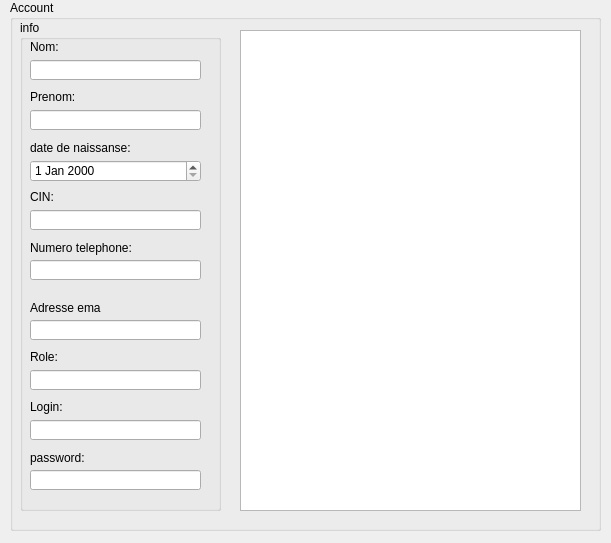
<?xml version="1.0" encoding="UTF-8"?>
<ui version="4.0">
 <class>account</class>
 <widget class="QDialog" name="account">
  <property name="geometry">
   <rect>
    <x>0</x>
    <y>0</y>
    <width>611</width>
    <height>543</height>
   </rect>
  </property>
  <property name="windowTitle">
   <string>account</string>
  </property>
  <widget class="QGroupBox" name="groupBox">
   <property name="geometry">
    <rect>
     <x>10</x>
     <y>0</y>
     <width>591</width>
     <height>531</height>
    </rect>
   </property>
   <property name="title">
    <string>Account</string>
   </property>
   <widget class="QGroupBox" name="groupBox_2">
    <property name="geometry">
     <rect>
      <x>10</x>
      <y>20</y>
      <width>201</width>
      <height>491</height>
     </rect>
    </property>
    <property name="title">
     <string>info</string>
    </property>
    <widget class="QLabel" name="label">
     <property name="geometry">
      <rect>
       <x>10</x>
       <y>20</y>
       <width>47</width>
       <height>14</height>
      </rect>
     </property>
     <property name="text">
      <string>Nom:</string>
     </property>
    </widget>
    <widget class="QLineEdit" name="ajout_nom">
     <property name="geometry">
      <rect>
       <x>10</x>
       <y>40</y>
       <width>171</width>
       <height>20</height>
      </rect>
     </property>
    </widget>
    <widget class="QLabel" name="label_2">
     <property name="geometry">
      <rect>
       <x>10</x>
       <y>70</y>
       <width>47</width>
       <height>14</height>
      </rect>
     </property>
     <property name="text">
      <string>Prenom:</string>
     </property>
    </widget>
    <widget class="QLineEdit" name="ajout_prenom">
     <property name="geometry">
      <rect>
       <x>10</x>
       <y>90</y>
       <width>171</width>
       <height>20</height>
      </rect>
     </property>
    </widget>
    <widget class="QLabel" name="label_3">
     <property name="geometry">
      <rect>
       <x>10</x>
       <y>120</y>
       <width>101</width>
       <height>16</height>
      </rect>
     </property>
     <property name="text">
      <string>date de naissanse:</string>
     </property>
    </widget>
    <widget class="QLabel" name="label_4">
     <property name="geometry">
      <rect>
       <x>10</x>
       <y>330</y>
       <width>47</width>
       <height>14</height>
      </rect>
     </property>
     <property name="text">
      <string>Role:</string>
     </property>
    </widget>
    <widget class="QLabel" name="label_5">
     <property name="geometry">
      <rect>
       <x>10</x>
       <y>380</y>
       <width>47</width>
       <height>14</height>
      </rect>
     </property>
     <property name="text">
      <string>Login:</string>
     </property>
    </widget>
    <widget class="QLineEdit" name="ajout_login">
     <property name="geometry">
      <rect>
       <x>10</x>
       <y>400</y>
       <width>171</width>
       <height>20</height>
      </rect>
     </property>
    </widget>
    <widget class="QLabel" name="label_6">
     <property name="geometry">
      <rect>
       <x>10</x>
       <y>430</y>
       <width>61</width>
       <height>16</height>
      </rect>
     </property>
     <property name="text">
      <string>password:</string>
     </property>
    </widget>
    <widget class="QLineEdit" name="ajout_password">
     <property name="geometry">
      <rect>
       <x>10</x>
       <y>450</y>
       <width>171</width>
       <height>20</height>
      </rect>
     </property>
    </widget>
    <widget class="QDateEdit" name="ajout_date">
     <property name="geometry">
      <rect>
       <x>10</x>
       <y>140</y>
       <width>171</width>
       <height>22</height>
      </rect>
     </property>
    </widget>
    <widget class="QLabel" name="label_7">
     <property name="geometry">
      <rect>
       <x>10</x>
       <y>170</y>
       <width>47</width>
       <height>14</height>
      </rect>
     </property>
     <property name="text">
      <string>CIN:</string>
     </property>
    </widget>
    <widget class="QLineEdit" name="ajout_cin">
     <property name="geometry">
      <rect>
       <x>10</x>
       <y>190</y>
       <width>171</width>
       <height>20</height>
      </rect>
     </property>
     <property name="maxLength">
      <number>8</number>
     </property>
     <property name="clearButtonEnabled">
      <bool>false</bool>
     </property>
    </widget>
    <widget class="QLabel" name="label_8">
     <property name="geometry">
      <rect>
       <x>10</x>
       <y>220</y>
       <width>101</width>
       <height>16</height>
      </rect>
     </property>
     <property name="text">
      <string>Numero telephone:</string>
     </property>
    </widget>
    <widget class="QLineEdit" name="ajout_num">
     <property name="geometry">
      <rect>
       <x>10</x>
       <y>240</y>
       <width>171</width>
       <height>20</height>
      </rect>
     </property>
     <property name="maxLength">
      <number>8</number>
     </property>
    </widget>
    <widget class="QLabel" name="label_9">
     <property name="geometry">
      <rect>
       <x>10</x>
       <y>280</y>
       <width>71</width>
       <height>16</height>
      </rect>
     </property>
     <property name="text">
      <string>Adresse email:</string>
     </property>
    </widget>
    <widget class="QLineEdit" name="ajout_email">
     <property name="geometry">
      <rect>
       <x>10</x>
       <y>300</y>
       <width>171</width>
       <height>20</height>
      </rect>
     </property>
    </widget>
    <widget class="QLineEdit" name="ajout_role">
     <property name="geometry">
      <rect>
       <x>10</x>
       <y>350</y>
       <width>171</width>
       <height>20</height>
      </rect>
     </property>
    </widget>
   </widget>
   <widget class="QTableView" name="tableView">
    <property name="geometry">
     <rect>
      <x>230</x>
      <y>30</y>
      <width>341</width>
      <height>481</height>
     </rect>
    </property>
   </widget>
  </widget>
 </widget>
 <resources/>
 <connections/>
</ui>
